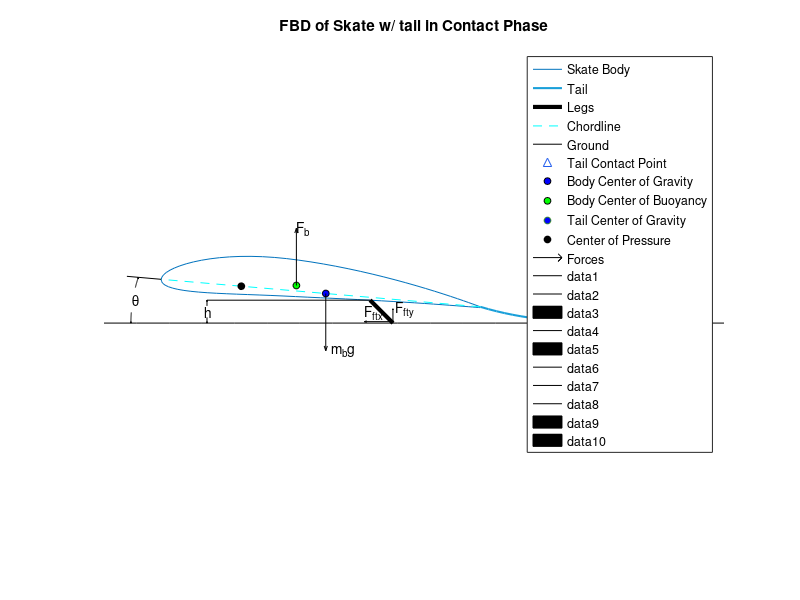
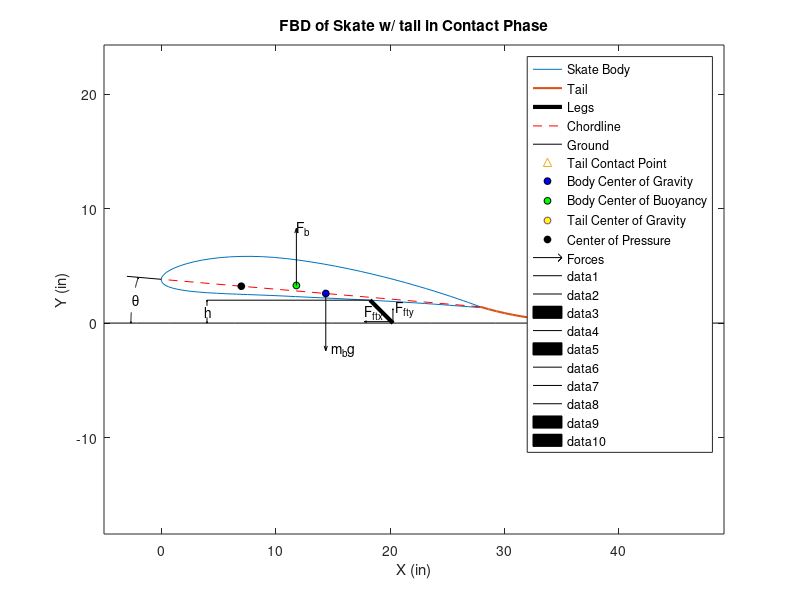

The MATLAB script that drew these images, in order:

clc;close all; clear;

h=1;
%variables/constants

for onoff = [0,1];
    for r=5%[4,5,6];                %degrees to rotate the foil/angle of attack
        for altitude=2  %[3.5,4,4.5];         %assumed altitude in inches
            
            mountloc=18.25;     %inches from nose to leg mounts
            mkrsz=5;           %marker size for cg,cb,cop
            grext= 5;           %distance to extend the ground on both sides of model
            BTLW=1.5;           %body and tail line width
            bodylength=28;      %length of the skate body
            
            Cgx=14.38;          %body center of gravity location
            Cbx=11.812;         %body center of buoyancy location
            Cpx=7;              %body center of pressure location
            
            

            %quiver variables
            LL=5;               %arrow length
            mxhdsz=.05;         %maximum head size
            fnscale=.5;         %scaling down the arrows of the line load on tail
            tailscale=.5;       %scale for forces on tail (buoyancy and gravity)
            tbygravratio=.5;    %ratio of sizes of buoyant force to gravitaional
            dragscale=.75;      %scaling down drag force so it doesn't overlap
            
            %annotation variables
            altarrowx=4;        %location of altitude annotation
            spce=1;             %size of space for text in altitude annotation
            mxhdsz2=.2;         %maximum arrow head size for dimesions
            arclinext=2;        %extension past nose for angle annotation
            arcspace=10;         %space for text in arc annotation
            centerofcurvature=10; % center of arc annotations

            %% read NACA file
            %first half is top second is bottom
            [X,Y]=textread('naca4412coordinates.txt','%f %f');
            
            % figure
            % plot(X,Y)
            % axis equal
            
            %% Scaling the figure
            SF=(bodylength/(max(X)-min(X)));
            X=X*SF;
            Y=Y*SF;
            
            %% rotate foil 5 degrees
            R= [cosd(r),-sind(r); sind(r),cosd(r)];
            coord=[X,Y];
            coord5=coord*R;
            
            %new x and y coordinates for foil at 5 degree angle of attack
            x=coord5(:,1);
            y=coord5(:,2);
            
            % figure
            % plot(x,y)
            % axis equal
            
            %% Raising to correct altitude.
            %altitude is assumed to be 4 inches.  altitude is 3.25 with extended legs
            %touching the ground so there is an estimated .75 jump from the legs pushing off the
            %ground.  To touch the ground with an angle of attack of 5 degrees the tail
            %need to be about 3feet plus a few inches to lay along the ground.
            %According to some documentation i found, Skates can have a tail about 1.26
            %times as long as the body.  Ours is closer to 1.5 but i feel thats a
            %reasonable difference to still considered bioinspired.
            
            
            xbottom=x(ceil(length(x)/2):end);
            ybottom=y(ceil(length(y)/2):end);
            YI=interp1(xbottom,ybottom,mountloc); %location of chord line at mountlocation
            y=y+altitude-YI;
            
            % figure
            % plot(x,y)
            % axis equal
            
            %% adding tail
            L1=altitude/sind(r);
            x1=L1/cosd(r)-(bodylength-mountloc);
            
            xtail=[x(1),x(1)+x1,x(1)+x1+1,x(1)+x1+2,x(1)+x1+3];
            ytail=[y(1),0,0,0,0];
            
            cs=spline(xtail,ytail);
            xx=linspace(xtail(1),xtail(end),24);
            xtail=xx;
            ytail=ppval(cs,xx);
            
            %starting to plot
            figure
            hbodytail=plot(x,y,xtail,ytail,'LineWidth',BTLW);
            hold on
            axis equal
            
            %contact point
            ind=find(ytail<.05);
            contactpointx=xtail(ind(1));
            contactpointy=0;
            htcon=plot(contactpointx,contactpointy,'^');
            
            %% add legs
            foottipx=mountloc+2;
            foottipy=altitude-2;           %inches
            footstartx=mountloc;
            footstarty=altitude;
            
            hlegs=plot([foottipx,footstartx],[foottipy,footstarty],'k','LineWidth',BTLW*2);
            
            %% adding the ground
            groundx=linspace(-grext,max(xtail)+grext,20);
            groundy=zeros(size(groundx));
            hgr=plot(groundx,groundy,'k');
            
            %% add chord line
            [Val,I]=min(x);
            yzero=y(I);
            hchord=plot([x(1),Val],[y(1),yzero],'--r');
            
            
            %% add Cg,Cb,Cop
            
            %body center of gravity
            %Cg estimate.  Put in line with force from legs and on the chord line so that kicking causes
            %minimal rotation.
            
            Cgy=interp1([x(1),Val],[y(1),y(I)],Cgx);
            hcg=plot(Cgx,Cgy,'ok','markersize',mkrsz,'markerfacecolor','b'); %blue
            
            %body center of buoyancy
            %taken from solidworks by changing all parts to same material and finding
            %center of gravity since center of bouyancy is the Cg of the water
            %displaced
            
            Cby=interp1([x(1),Val],[y(1),y(I)],Cbx)+0.478;
            hcb=plot(Cbx,Cby,'ok','markersize',mkrsz,'markerfacecolor','g'); %green
            
            %body center of pressure
            %taken from solidworks flow simulation of skate
            
            Cpy=interp1([x(1),Val],[y(1),y(I)],Cpx);
            hcp=plot(Cpx,Cpy,'ok','markersize',mkrsz,'markerfacecolor','k'); %black
            
            %tail center of gravity/buoyancy
            tcgx=mean(xtail);
            tcgy=interp1(xtail,ytail,tcgx);
            htcg=plot(tcgx,tcgy,'o','markersize',mkrsz,'markerfacecolor','y'); %yellow
            
            
            %% Plot forces
            %Normal force on tail
            fnx=linspace(contactpointx,max(xtail),10);
            fny=ones(size(fnx))*contactpointy;
            fnu=zeros(size(fnx));
            fnv=ones(size(fnx))*LL*fnscale;
            
            %line load
             lnx=[contactpointx,max(xtail)];
             lny=[LL*fnscale,LL*fnscale];
             plot(lnx,lny,'k')
            
%             %lift
%             fnx(end+1)=Cpx;
%             fny(end+1)=Cpy;
%             fnu(end+1)=0;
%             fnv(end+1)=LL;
            
            %body buoyant force
            fnx(end+1)=Cbx;
            fny(end+1)=Cby;
            fnu(end+1)=0;
            fnv(end+1)=LL;
            
            %body weight
            fnx(end+1)=Cgx;
            fny(end+1)=Cgy;
            fnu(end+1)=0;
            fnv(end+1)=-LL;
            
%             %drag
%             fnx(end+1)=Cpx;
%             fny(end+1)=Cpy;
%             fnu(end+1)=LL*dragscale;
%             fnv(end+1)=0;
%             
            %tail grav
            fnx(end+1)=tcgx;
            fny(end+1)=tcgy;
            fnu(end+1)=0;
            fnv(end+1)=-LL*tailscale;
            
            %tail buoy
            fnx(end+1)=tcgx;
            fny(end+1)=tcgy;
            fnu(end+1)=0;
            fnv(end+1)=LL*tailscale*tbygravratio;
            
            %leg force
            fnx(end+1)=foottipx;
            fny(end+1)=foottipy+.125;
            fnu(end+1)=-LL/2;
            fnv(end+1)=0;
            
            fnx(end+1)=foottipx;
            fny(end+1)=foottipy;
            fnu(end+1)=0;
            fnv(end+1)=LL*.25;
            
            %plot
            %qfn=quiver(fnx,fny,fnu,fnv,LLfraction,'k');
            qfn=quiver(fnx,fny,fnu,fnv,'k','autoscale','off','maxheadsize',mxhdsz);
            %% label forces
            %lift
%             text(Cpx,Cpy+5,'F_{lift}')
            text(Cbx,Cby+5,'F_b')
%             text(Cpx+1,Cpy+1,'F_D')
            text(Cgx+.5,Cgy-5,'m_bg')
            text(contactpointx-.5,5*fnscale+.5,'F_N')
            text(tcgx,tcgy+(LL*tailscale-1),'F_{bt}')
            text(tcgx,tcgy-(LL*tailscale),'m_tg')
            text(foottipx-LL/2,foottipy+1,'F_{ftx}')
            text(foottipx+.25,foottipy+LL*.25,'F_{fty}')
            
            %% legend
            legend([hbodytail;hlegs;hchord;hgr;htcon;hcg;hcb;htcg;hcp;qfn],'Skate Body','Tail','Legs',...
                'Chordline','Ground','Tail Contact Point','Body Center of Gravity',...
                'Body Center of Buoyancy', 'Tail Center of Gravity',...
                'Center of Pressure','Forces')
            
            %% Title and labels
            title('FBD of Skate w/ tail in Contact Phase')
            xlabel('X (in)')
            ylabel('Y (in)')
                
            if onoff==1
                axis on
%                 set(gca,'YMinorTick','on')
%                 grid on
%                 grid minor
            else
                axis off
                whitebg(gcf,'w')
            end
            
            
            %% altitude annotation

            %draw horizontal line from mountloc
            plot([altarrowx,mountloc],[altitude,altitude],'k')
            
            %insert arrows
             altqx=[altarrowx,altarrowx];
             altqy=[(altitude/2)+(spce/2),(altitude/2)-(spce/2)];
             altqu=[0,0];
             altqv=[altitude-((altitude/2)+(spce/2)),-((altitude/2)-(spce/2))];
             
             headheight=altqv(1);
             triangleheight=mxhdsz2*headheight;
             
             %up arrow
             harrline1=plot(altqx,[altqy(1),altitude],'k');
             trix1=[altarrowx,altarrowx+triangleheight/2,altarrowx-triangleheight/2];
             triy1=[altitude,altitude-triangleheight,altitude-triangleheight];
             htri1=fill(trix1,triy1,'k');
             
             %down arrow
             harrline2=plot(altqx,[altqy(2),0],'k');
             trix2=[altarrowx,altarrowx+triangleheight/2,altarrowx-triangleheight/2];
             triy2=[0,triangleheight,triangleheight];
             htri2=fill(trix2,triy2,'k');
             
            %text
             %text(altarrowx-.25,altitude/2,[num2str(altitude),'in']);
             text(altarrowx-.25,altitude/2,'h');
            %%   Angle annotation
           
            %draw the line
            arclinx=[0,-arclinext,-arclinext-1];
            arcliny=[yzero,yzero+arclinext*tand(r),yzero+(arclinext+1)*tand(r)];
            harclin=plot(arclinx,arcliny,'k');
            
            %common variables
            arcmaxangle=atand(arcliny(2)/abs(centerofcurvature-arclinx(2)));
            radi=arcliny(2)/sind(arcmaxangle);
            extra=radi-abs(centerofcurvature-arclinx(2));
            R2= [cosd(arcmaxangle),-sind(arcmaxangle); sind(arcmaxangle),cosd(arcmaxangle)];
                        
            %top arc
            toparcdegs=linspace(arcmaxangle/2+arcspace/2,arcmaxangle,25);
            toparcx=-(radi*cosd(toparcdegs))+(radi-arclinext-extra);
            toparcy=radi*sind(toparcdegs);
            htoparc=plot(toparcx,toparcy,'k');
            
            %bottom arc
            bottomarcdegs=linspace(arcmaxangle/2-arcspace/2,0,25);
            bottomarcx=-(radi*cosd(bottomarcdegs))+radi-arclinext-extra;
            bottomarcy=(radi*sind(bottomarcdegs));
            hbottomarc=plot(bottomarcx,bottomarcy,'k');
            
            %text
            arctxtx=-(radi*cosd(arcmaxangle/2))+(radi-arclinext-extra);
            arctxty=radi*sind(arcmaxangle/2);
            %text(arctxtx,arctxty,[num2str(r),'^{o}'])
            text(arctxtx,arctxty,'{\theta}')
            
%%%%%%%%%%%%%%%%%%%%top triangle
            %make at origin
            toparctrix=[0,triangleheight/2,triangleheight];
            toparctriy=[0,triangleheight,0];
            
            %rotate
            tricoord=[toparctrix',toparctriy'];
            tricoordnew=tricoord*R2;
            toparctrix=tricoordnew(:,1)';
            toparctriy=tricoordnew(:,2)';
            
            %translate
            xtran=-arclinext-toparctrix(2);
            ytran=arcliny(2)-toparctriy(2);
            toparctrix=toparctrix+xtran;
            toparctriy=toparctriy+ytran;
            
            %plot
            htoparctri=fill(toparctrix,toparctriy,'k');
            
 %%%%%%%%%%%%%%%%%bottom triangle
             %make at origin
            bottomarctrix=[0,-triangleheight/2,triangleheight/2];
            bottomarctriy=[0,triangleheight,triangleheight];
            
            %translate
            xtran=min(bottomarcx)-bottomarctrix(1);
            ytran=min(bottomarcy)-bottomarctriy(1);
            bottomarctrix=bottomarctrix+xtran;
            bottomarctriy=bottomarctriy+ytran;
            
            %plot
            hbottomarctri=fill(bottomarctrix,bottomarctriy,'k');
            

        end
    end
end



% end






